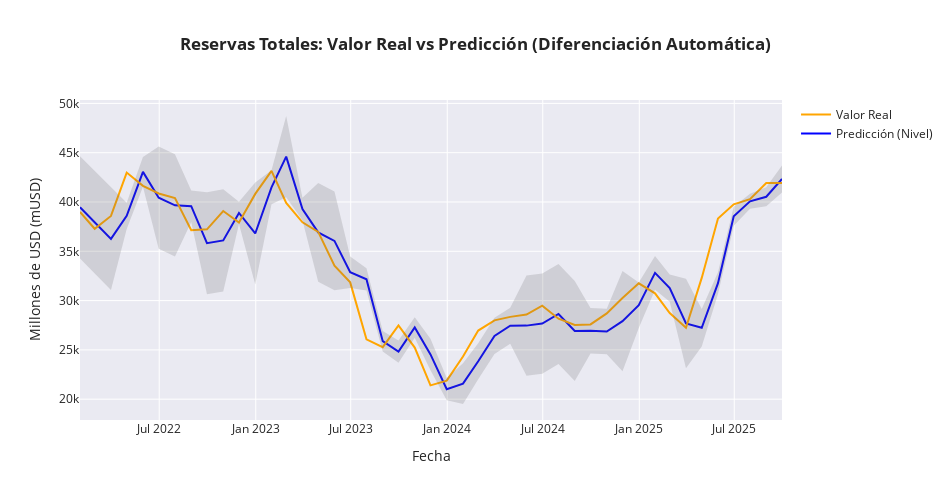

Notebook code cell kept with this figure:
### Code cell
pred_niveles  = predicciones['pred']
real_niveles  = df.loc[predicciones.index, 'reservas_musd']

if 'lower_bound' in predicciones.columns:
    lower_niveles = predicciones['lower_bound']
    upper_niveles = predicciones['upper_bound']
# ==============================================================================
fig = go.Figure([
    # 1. Línea de Predicción Puntual
    go.Scatter(
        name = 'Predicción (Nivel)', 
        x    = predicciones.index, 
        y    = pred_niveles, 
        mode = 'lines',
        line = dict(color='blue', width=2)
    ),
    # 2. Línea de Valor Real
    go.Scatter(
        name = 'Valor Real', 
        x    = predicciones.index, 
        y    = real_niveles, 
        mode = 'lines',
        line = dict(color='orange', width=2)
    )
])

# 3. Agregar el sombreado solo si existen los intervalos
if 'lower_bound' in predicciones.columns:
    fig.add_traces([
        go.Scatter(
            name='Intervalo Superior', x=predicciones.index, y=upper_niveles,
            mode='lines', line=dict(width=0), showlegend=False
        ),
        go.Scatter(
            name='Intervalo Inferior', x=predicciones.index, y=lower_niveles,
            mode='lines', line=dict(width=0), fillcolor='rgba(100, 100, 100, 0.2)',
            fill='tonexty', showlegend=False
        )
    ])

# Configuración del diseño (Actualizamos el título)
fig.update_layout(
    title       = '<b>Reservas Totales: Valor Real vs Predicción (Diferenciación Automática)</b>',
    xaxis_title = "Fecha",
    yaxis_title = "Millones de USD (mUSD)",
    width       = 950,
    height      = 500,
    template    = "seaborn",
    hovermode   = "x unified"
)

fig.show()
